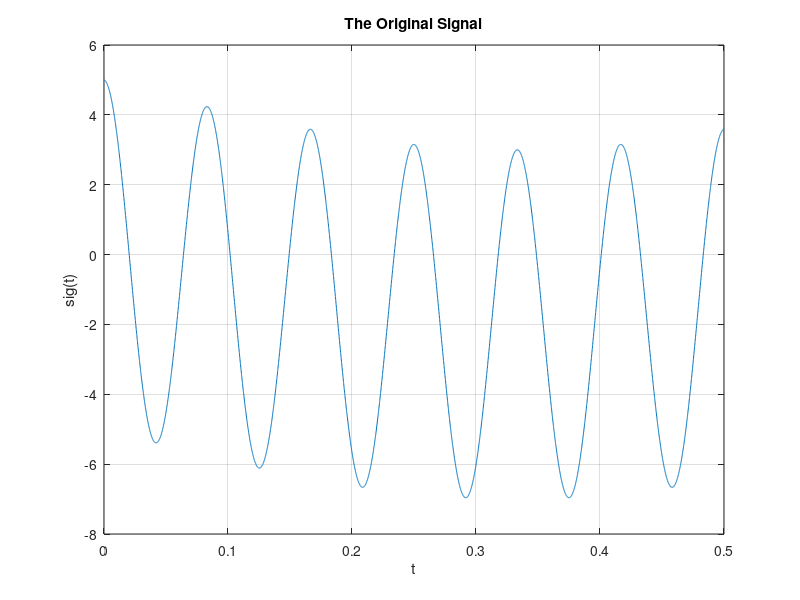
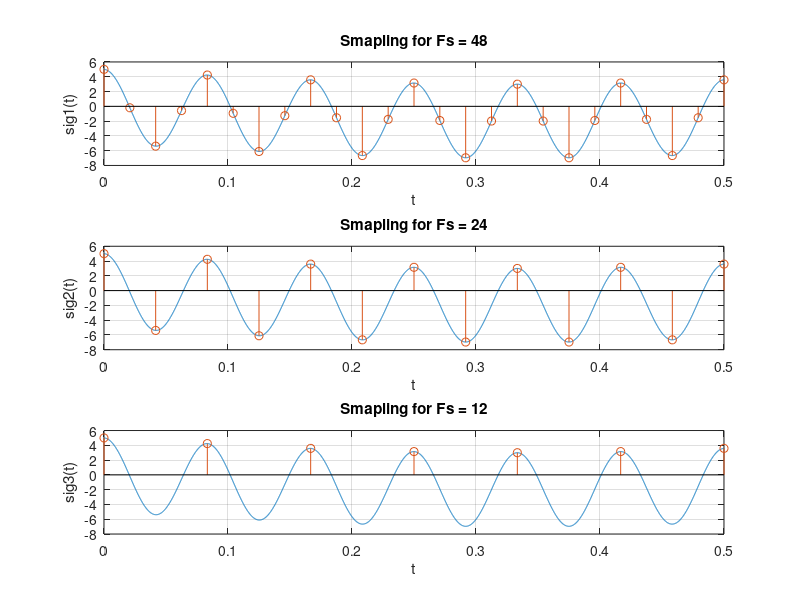

Here is the MATLAB script that generated these plots, in order:
clc; clear; close all;

% Definition of Signals
n = 10000;
DT = 1/n;
t = 0:DT:0.5;
sig = 5*cos(24*pi*t) - 2*sin(1.5*pi*t);
figure;
plot(t, sig);  grid on;
title('The Original Signal');
xlabel('t')
ylabel('sig(t)')

Ts1 = 1/48; F1 = 1/Ts1;
tx1 = 0 : Ts1 : 0.5;
sig1 = 5*cos(24*pi*tx1) - 2*sin(1.5*pi*tx1);
figure;
subplot(3,1,1);
plot(t, sig); hold on; grid on;
stem(tx1, sig1);
title('Smapling for Fs = 48');
xlabel('t')
ylabel('sig1(t)')

Ts2 = 1/24; F2 = 1/Ts2;
tx2 = 0 : Ts2 : 0.5;
sig2 = 5*cos(24*pi*tx2) - 2*sin(1.5*pi*tx2);
subplot(3,1,2);
plot(t, sig); hold on; grid on;
stem(tx2, sig2);
title('Smapling for Fs = 24');
xlabel('t')
ylabel('sig2(t)')

Ts3 = 1/12; F3 = 1/Ts3;
tx3 = 0 : Ts3 : 0.5;
sig3 = 5*cos(24*pi*tx3) - 2*sin(1.5*pi*tx3);
subplot(3,1,3);
plot(t, sig); hold on; grid on;
stem(tx3, sig3);
title('Smapling for Fs = 12');
xlabel('t')
ylabel('sig3(t)')